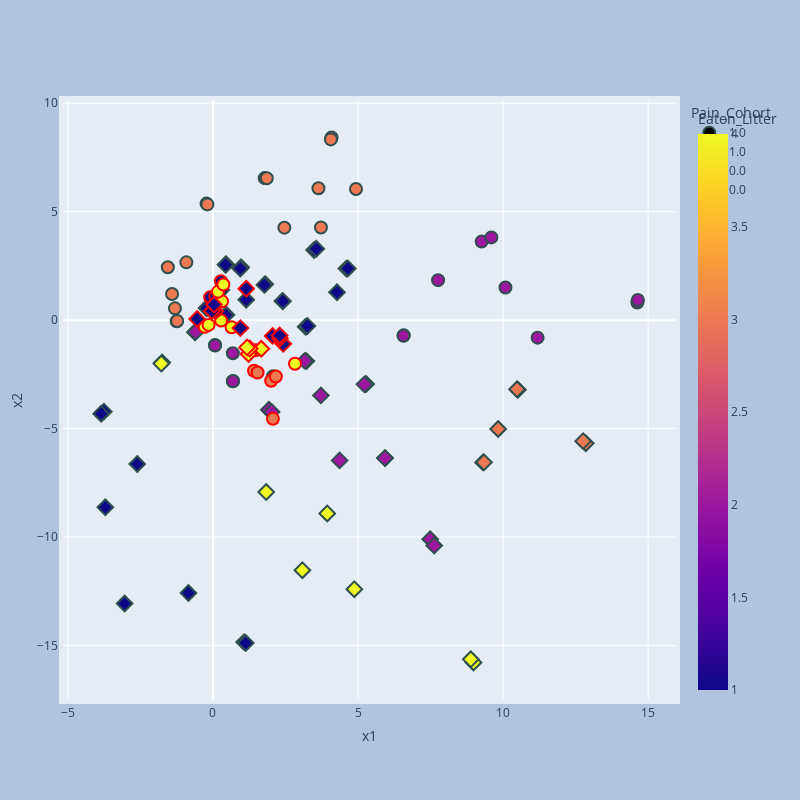

Notebook code for this chart:
### Code cell
import plotly.express as px
# cmap is red to blue
# encoded_df 
Edf = pd.DataFrame(X_encoded[:, 0:2], columns=['x1', 'x2'])
Edf['Pain_Cohort'] = Y[:,0]
Edf['Eaton_Litter'] = Y[:,1]
# make the pain cohort categorical
Edf['Pain_Cohort'] = Edf['Pain_Cohort'].astype('category')
# leaveout df
leaveout_x_encoded = to_plot_var(reg.estimator.encode(to_torch(leaveout_x))[0])
leaveout_df = pd.DataFrame(leaveout_x_encoded[:, 0:2], columns=['x1', 'x2'])
leaveout_y = pd.DataFrame(leaveout_y, columns=['Pain_Cohort', 'Eaton_Litter'])
leaveout_df = pd.concat([leaveout_df, leaveout_y], axis=1)
# make the pain cohort categorical
leaveout_df['Pain_Cohort'] = leaveout_df['Pain_Cohort'].astype('category')

# now make the pain 1 category * and 0 category o
#Edf['Pain_Cohort'] = Edf['Pain_Cohort'].apply(lambda x: '*' if x == 1 else 'o')
fig = px.scatter(Edf, x='x1', y='x2', color='Eaton_Litter', symbol='Pain_Cohort', hover_data=['Eaton_Litter'])
# make the size of the pain cohort bigger
# fig.update_traces(marker=dict(size=12,
#                                 line=dict(width=2,
#                                             color='DarkSlateGrey')),
#                     selector=dict(mode='markers', symbol='*')) 
# # make the markers bigger with nicer backgrounds
fig.update_traces(marker=dict(size=12,
                                line=dict(width=2,
                                            color='DarkSlateGrey')),
                    selector=dict(mode='markers'))
# we want to really emphasize the Pain Cohort == 1 group. lets make the marker size much larger
fig.update_traces(marker=dict(size=209,
                                line=dict(width=2,
                                            color='DarkSlateGrey')),
                    selector=dict(mode='markers', symbol='o'))
# make the figure larger and have a square aspect ratio
fig.update_layout(
    autosize=False,
    width=800,
    height=800,
    margin=dict(l=50, r=50, b=100, t=100, pad=4),
    paper_bgcolor="LightSteelBlue",
)
# # add the X_prime_hat as red dots
# # color the using Y_prime
# from plotly.subplots import make_subplots
# import plotly.graph_objects as go
# fig.add_trace(
#     go.Scatter(
#         x=X_prime_hat[:,0],
#         y=X_prime_hat[:,1],
#         mode="markers",
#         marker=dict(
#             color=Y_prime[:,0],
#             size=12,
#             line=dict(
#                 color='Red',
#                 width=2
#             )
#         ),
#         name="X_prime_hat"
#     )
# )
# add leaveout data
# make the pain cohort categorical, 1 is * and 0 is o
# use px.scatter just like before, but put the plots together
leaveout_fig = px.scatter(leaveout_df, x='x1', y='x2', color='Eaton_Litter', symbol='Pain_Cohort', hover_data=['Eaton_Litter'])
# make the leaveout_fig makers have a red outline
leaveout_fig.update_traces(marker=dict(size=12,
                                line=dict(width=2,
                                            color='Red')),
                    selector=dict(mode='markers'))

# get the markers from leaveout_fig and put them in fig
for trace in leaveout_fig.data:
    fig.add_trace(trace)
fig.show()
# save as latent space.html
fig.write_html("latent_space.html")

### Figure 1 — Plotly figure (JSON) as saved in the notebook; plotly's stock layout.template omitted (floating-point values rounded to 4 significant figures)
{"data": [{"customdata": [[2], [2], [2], [2], [2], [2], [2], [2], [2], [2], [2], [2], [2], [2], [3], [3], [3], [3], [3], [3], [3], [3], [3], [3], [3], [3], [3], [3], [2], [2], [3], [3]], "hovertemplate": "Pain_Cohort=1.0<br>x1=%{x}<br>x2=%{y}<br>Eaton_Litter=%{marker.color}<extra></extra>", "legendgroup": "1.0", "marker": {"color": [2, 2, 2, 2, 2, 2, 2, 2, 2, 2, 2, 2, 2, 2, 3, 3, 3, 3, 3, 3, 3, 3, 3, 3, 3, 3, 3, 3, 2, 2, 3, 3], "coloraxis": "coloraxis", "line": {"color": "DarkSlateGrey", "width": 2}, "size": 12, "symbol": "circle"}, "mode": "markers", "name": "1.0", "orientation": "v", "showlegend": true, "type": "scatter", "x": [0.6905, 0.6858, 0.07181, 0.07054, 2.073, 2.081, 14.63, 14.65, 11.19, 6.576, 6.568, 7.76, 9.261, 9.597, -1.251, -1.235, -1.311, -1.411, -1.556, -0.2212, -0.1916, 1.784, 1.854, 2.462, 3.722, 4.931, 4.089, 4.064, 0.6852, 10.08, -0.9174, 3.636], "xaxis": "x", "y": [-2.805, -2.821, -1.145, -1.169, -2.583, -2.639, 0.8139, 0.9268, -0.8069, -0.7021, -0.7204, 1.843, 3.621, 3.814, -0.04874, -0.04234, 0.5423, 1.206, 2.441, 5.373, 5.335, 6.55, 6.541, 4.263, 4.274, 6.043, 8.421, 8.334, -1.524, 1.502, 2.664, 6.082], "yaxis": "y"}, {"customdata": [[2], [2], [2], [2], [2], [2], [2], [2], [2], [2], [2], [2], [1], [1], [1], [1], [1], [1], [1], [1], [1], [1], [1], [1], [4], [4], [4], [4], [4], [4], [4], [1], [1], [1], [1], [1], [1], [1], [1], [1], [1], [1], [1], [1], [3], [3], [3], [3], [3], [3], [2], [2], [1], [1], [4], [1], [1], [3]], "hovertemplate": "Pain_Cohort=0.0<br>x1=%{x}<br>x2=%{y}<br>Eaton_Litter=%{marker.color}<extra></extra>", "legendgroup": "0.0", "marker": {"color": [2, 2, 2, 2, 2, 2, 2, 2, 2, 2, 2, 2, 1, 1, 1, 1, 1, 1, 1, 1, 1, 1, 1, 1, 4, 4, 4, 4, 4, 4, 4, 1, 1, 1, 1, 1, 1, 1, 1, 1, 1, 1, 1, 1, 3, 3, 3, 3, 3, 3, 2, 2, 1, 1, 4, 1, 1, 3], "coloraxis": "coloraxis", "line": {"color": "DarkSlateGrey", "width": 2}, "size": 12, "symbol": "diamond"}, "mode": "markers", "name": "0.0", "orientation": "v", "showlegend": true, "type": "scatter", "x": [1.926, 2.024, 5.28, 5.222, 3.221, 3.165, -0.6215, -0.6039, 5.933, 5.93, 7.488, 7.626, 3.193, 3.254, 2.397, 2.409, 4.598, 4.649, -0.2178, -0.2109, 0.451, 0.4337, 0.969, 0.9416, -1.752, -1.781, 1.835, 3.938, 4.873, 8.981, 8.888, 1.075, 1.129, -3.046, -3.712, -2.61, -3.759, -3.855, 1.805, 1.771, 3.485, 3.561, 0.4612, 0.4479, 10.51, 10.48, 9.309, 9.342, 12.85, 12.76, 3.722, 4.367, 4.275, 0.2922, 3.083, -0.8456, 1.146, 9.831], "xaxis": "x", "y": [-4.129, -4.231, -2.947, -2.961, -1.889, -1.878, -0.558, -0.5445, -6.363, -6.362, -10.1, -10.4, -0.305, -0.274, 0.8872, 0.8743, 2.375, 2.383, 0.5598, 0.5502, 2.574, 2.554, 2.435, 2.379, -1.954, -2.002, -7.929, -8.913, -12.41, -15.79, -15.64, -14.85, -14.89, -13.07, -8.63, -6.634, -4.219, -4.316, 1.659, 1.624, 3.232, 3.289, 0.2484, 0.2335, -3.215, -3.19, -6.56, -6.556, -5.673, -5.58, -3.47, -6.467, 1.283, 1.394, -11.53, -12.58, 0.9433, -5.018], "yaxis": "y"}, {"customdata": [[3], [3], [3], [3], [3], [4], [4], [4], [4], [4], [1], [1], [1], [4], [4], [4], [4], [4]], "hovertemplate": "Pain_Cohort=1.0<br>x1=%{x}<br>x2=%{y}<br>Eaton_Litter=%{marker.color}<extra></extra>", "legendgroup": "1.0", "marker": {"color": [3, 3, 3, 3, 3, 4, 4, 4, 4, 4, 1, 1, 1, 4, 4, 4, 4, 4], "coloraxis": "coloraxis", "line": {"color": "Red", "width": 2}, "size": 12, "symbol": "circle"}, "mode": "markers", "name": "1.0", "orientation": "v", "showlegend": true, "type": "scatter", "x": [1.415, 2.066, 1.538, 2.005, 2.168, -0.2869, -0.1516, 0.6435, 1.465, 2.828, -0.09646, 0.07929, 0.273, 0.2804, 0.07191, 0.3133, 0.1683, 0.3586], "xaxis": "x", "y": [-2.333, -4.551, -2.415, -2.796, -2.599, -0.309, -0.2197, -0.3306, -1.389, -2.01, 1.053, 1.096, 1.79, -0.01683, 0.3956, 0.8669, 1.305, 1.642], "yaxis": "y"}, {"customdata": [[1], [1], [1], [4], [4], [4], [4], [1], [1], [1], [1], [1], [1], [1]], "hovertemplate": "Pain_Cohort=0.0<br>x1=%{x}<br>x2=%{y}<br>Eaton_Litter=%{marker.color}<extra></extra>", "legendgroup": "0.0", "marker": {"color": [1, 1, 1, 4, 4, 4, 4, 1, 1, 1, 1, 1, 1, 1], "coloraxis": "coloraxis", "line": {"color": "Red", "width": 2}, "size": 12, "symbol": "diamond"}, "mode": "markers", "name": "0.0", "orientation": "v", "showlegend": true, "type": "scatter", "x": [2.056, 2.422, 0.9451, 1.665, 1.225, 1.269, 1.175, 0.07947, 2.308, -0.04089, -0.5447, 0.03724, 1.147, 2.298], "xaxis": "x", "y": [-0.7276, -1.093, -0.3674, -1.32, -1.562, -1.311, -1.258, 0.4088, -0.8427, 0.4187, 0.05461, 0.7143, 1.451, -0.7085], "yaxis": "y"}], "layout": {"autosize": false, "coloraxis": {"colorbar": {"title": {"text": "Eaton_Litter"}}, "colorscale": [[0, "#0d0887"], [0.1111, "#46039f"], [0.2222, "#7201a8"], [0.3333, "#9c179e"], [0.4444, "#bd3786"], [0.5556, "#d8576b"], [0.6667, "#ed7953"], [0.7778, "#fb9f3a"], [0.8889, "#fdca26"], [1, "#f0f921"]]}, "height": 800, "legend": {"title": {"text": "Pain_Cohort"}, "tracegroupgap": 0}, "margin": {"b": 100, "l": 50, "pad": 4, "r": 50, "t": 100}, "paper_bgcolor": "LightSteelBlue", "width": 800, "xaxis": {"anchor": "y", "domain": [0, 1], "title": {"text": "x1"}}, "yaxis": {"anchor": "x", "domain": [0, 1], "title": {"text": "x2"}}}}
